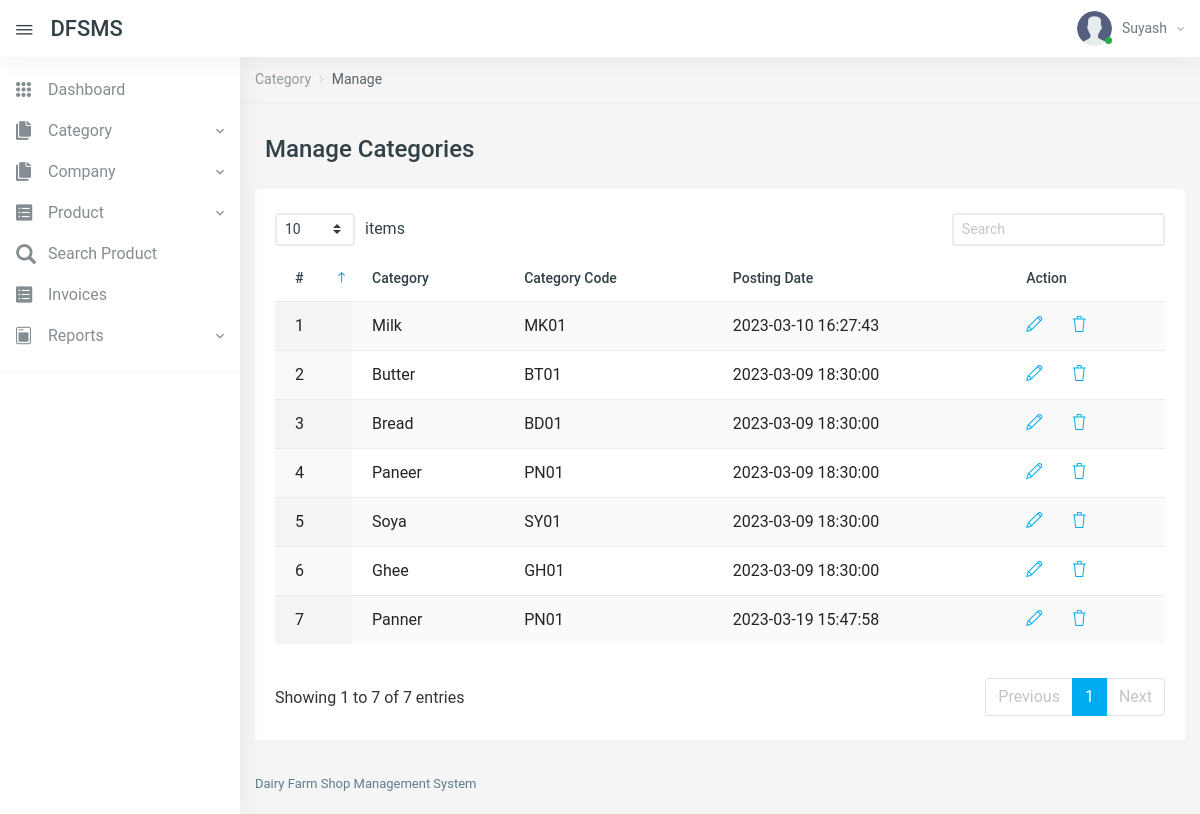
Page /manage-categories.php (signed in) on the committed database.
### tables this page shows
CREATE TABLE `tblcategory` (
  `id` int(11) NOT NULL,
  `CategoryName` varchar(200) DEFAULT NULL,
  `CategoryCode` varchar(50) DEFAULT NULL,
  `PostingDate` timestamp NULL DEFAULT current_timestamp()
);

### manage-categories.php (the view, shortened to what this page needs)
<?php
include('includes/config.php');
if (strlen($_SESSION['aid']==0)) {
  header('location:logout.php');
  } else{
?>
<!DOCTYPE html>
<html lang="en">
<head>
    <link href="vendors/datatables.net-dt/css/jquery.dataTables.min.css" rel="stylesheet" type="text/css" />
    <link href="vendors/datatables.net-responsive-dt/css/responsive.dataTables.min.css" rel="stylesheet" type="text/css" />
    <link href="vendors/jquery-toggles/css/toggles.css" rel="stylesheet" type="text/css">
    <link href="vendors/jquery-toggles/css/themes/toggles-light.css" rel="stylesheet" type="text/css">
    <link href="dist/css/style.css" rel="stylesheet" type="text/css">
</head>
<body>
	<div class="hk-wrapper hk-vertical-nav">
<?php include_once('includes/navbar.php');
include_once('includes/sidebar.php');
?>
        <div class="hk-pg-wrapper">
            <nav class="hk-breadcrumb" aria-label="breadcrumb">
                <ol class="breadcrumb breadcrumb-light bg-transparent">
<li class="breadcrumb-item"><a href="#">Category</a></li>
<li class="breadcrumb-item active" aria-current="page">Manage</li>
                </ol>
            </nav>
            <div class="container">
<div class="hk-pg-header">
 <h4 class="hk-pg-title"><span class="pg-title-icon"><span class="feather-icon"><i data-feather="database"></i></span></span>Manage Categories</h4>
                </div>
                <div class="row">
                    <div class="col-xl-12">
                        <section class="hk-sec-wrapper">
                            <div class="row">
                                <div class="col-sm">
                                    <div class="table-wrap">
                                        <table id="datable_1" class="table table-hover w-100 display pb-30">
                                            <thead>
                                                <tr>
                                                    <th>#</th>
                                                    <th>Category</th>
                                                    <th>Category Code</th>
                                                    <th>Posting Date</th>
                                                    <th>Action</th>
                                                </tr>
                                            </thead>
                                            <tbody>
<?php
$rno=mt_rand(10000,99999);
$query=mysqli_query($con,"select * from tblcategory");
$cnt=1;
while($row=mysqli_fetch_array($query))
{
?>
<tr>
<td><?php echo $cnt;?></td>
<td><?php echo $row['CategoryName'];?></td>
<td><?php echo $row['CategoryCode'];?></td>
<td><?php echo $row['PostingDate'];?></td>
<td>
<a href="edit-category.php?catid=<?php echo base64_encode($row['id'].$rno);?>" class="mr-25" data-toggle="tooltip" data-original-title="Edit"> <i class="icon-pencil"></i></a>
<a href="manage-categories.php?del=<?php echo base64_encode($row['id'].$rno);?>" data-toggle="tooltip" data-original-title="Delete" onclick="return confirm('Do you really want to delete?');"> <i class="icon-trash txt-danger"></i> </a>
</td>
</tr>
<?php
$cnt++;
} ?>
                                            </tbody>
                                        </table>
                                    </div>
                                </div>
                            </div>
                        </section>
                    </div>
                </div>
            </div>
<?php include_once('includes/footer.php');?>
        </div>
    </div>
</body>
</html>
<?php } ?>

### includes/navbar.php (shortened to what this page needs)
     <nav class="navbar navbar-expand-xl navbar-light fixed-top hk-navbar">
            <a id="navbar_toggle_btn" class="navbar-toggle-btn nav-link-hover" href="javascript:void(0);"><i class="ion ion-ios-menu"></i></a>
            <a class="navbar-brand" href="dashboard.php">DFSMS
            </a>
            <ul class="navbar-nav hk-navbar-content">
                <li class="nav-item dropdown dropdown-authentication">
                    <a class="nav-link dropdown-toggle no-caret" href="#" role="button" data-toggle="dropdown" aria-haspopup="true" aria-expanded="false">
                        <div class="media">
                            <div class="media-img-wrap">
                                <div class="avatar">
                                    <img src="dist/img/user.png" alt="user" class="avatar-img rounded-circle">
                                </div>
                                <span class="badge badge-success badge-indicator"></span>
                            </div>
<?php
$adminid=$_SESSION['aid'];
$query=mysqli_query($con,"select AdminName from tbladmin where id='$adminid'");
$row=mysqli_fetch_array($query);
?>
                            <div class="media-body">
                                <span><?php echo $row['AdminName'];?><i class="zmdi zmdi-chevron-down"></i></span>
                            </div>
                        </div>
                    </a>
                </li>
            </ul>
        </nav>

### includes/sidebar.php (shortened to what this page needs)
        <nav class="hk-nav hk-nav-light">
            <div class="nicescroll-bar">
                <div class="navbar-nav-wrap">
                    <ul class="navbar-nav flex-column">
<li class="nav-item">
<a class="nav-link" href="dashboard.php">
<i class="ion ion-ios-keypad"></i>
<span class="nav-link-text">Dashboard</span>
</a>
</li>
<li class="nav-item">
<a class="nav-link" href="javascript:void(0);" data-toggle="collapse" data-target="#cats_drp">
<i class="ion ion-ios-copy"></i>
<span class="nav-link-text">Category</span></a>
</li>
<li class="nav-item">
<a class="nav-link" href="javascript:void(0);" data-toggle="collapse" data-target="#company_drp">
<i class="ion ion-ios-copy"></i>
<span class="nav-link-text">Company</span></a>
</li>
<li class="nav-item">
<a class="nav-link" href="javascript:void(0);" data-toggle="collapse" data-target="#product_drp">
<i class="ion ion-ios-list-box"></i>
<span class="nav-link-text">Product</span></a>
</li>
<li class="nav-item">
<a class="nav-link" href="search-product.php">
<i class="glyphicon glyphicon-search"></i>
<span class="nav-link-text">Search Product</span>
</a>
</li>
<li class="nav-item">
<a class="nav-link" href="invoices.php">
<i class="ion ion-ios-list-box"></i>
<span class="nav-link-text">Invoices</span>
</a>
</li>
<li class="nav-item">
<a class="nav-link" href="javascript:void(0);" data-toggle="collapse" data-target="#reports_drp">
<i class="ion ion-ios-today"></i>
<span class="nav-link-text">Reports</span></a>
</li>
</ul>
                    <hr class="nav-separator">
                </div>
            </div>
        </nav>

### includes/footer.php
            <div class="hk-footer-wrap container">
                <footer class="footer">
                    <div class="row">
                        <div class="col-md-6 col-sm-12">
<p>Dairy Farm Shop Management System</p>
                        </div>
                    </div>
                </footer>
            </div>

### rows in the picture
tblcategory: CategoryName "Milk", CategoryCode "MK01", PostingDate "2023-03-10 16:27:43"
tblcategory: CategoryName "Butter", CategoryCode "BT01", PostingDate "2023-03-09 18:30:00"
tblcategory: CategoryName "Bread", CategoryCode "BD01", PostingDate "2023-03-09 18:30:00"
tblcategory: CategoryName "Paneer", CategoryCode "PN01", PostingDate "2023-03-09 18:30:00"
tblcategory: CategoryName "Soya", CategoryCode "SY01", PostingDate "2023-03-09 18:30:00"
tblcategory: CategoryName "Ghee", CategoryCode "GH01", PostingDate "2023-03-09 18:30:00"
tblcategory: CategoryName "Panner", CategoryCode "PN01", PostingDate "2023-03-19 15:47:58"

### other values in the picture
$row['AdminName'] "Suyash"
